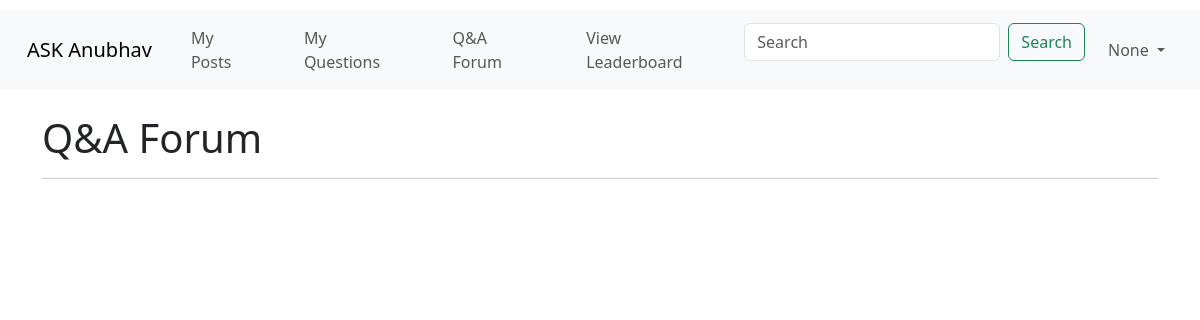
The app's page /qa_forum, older data.
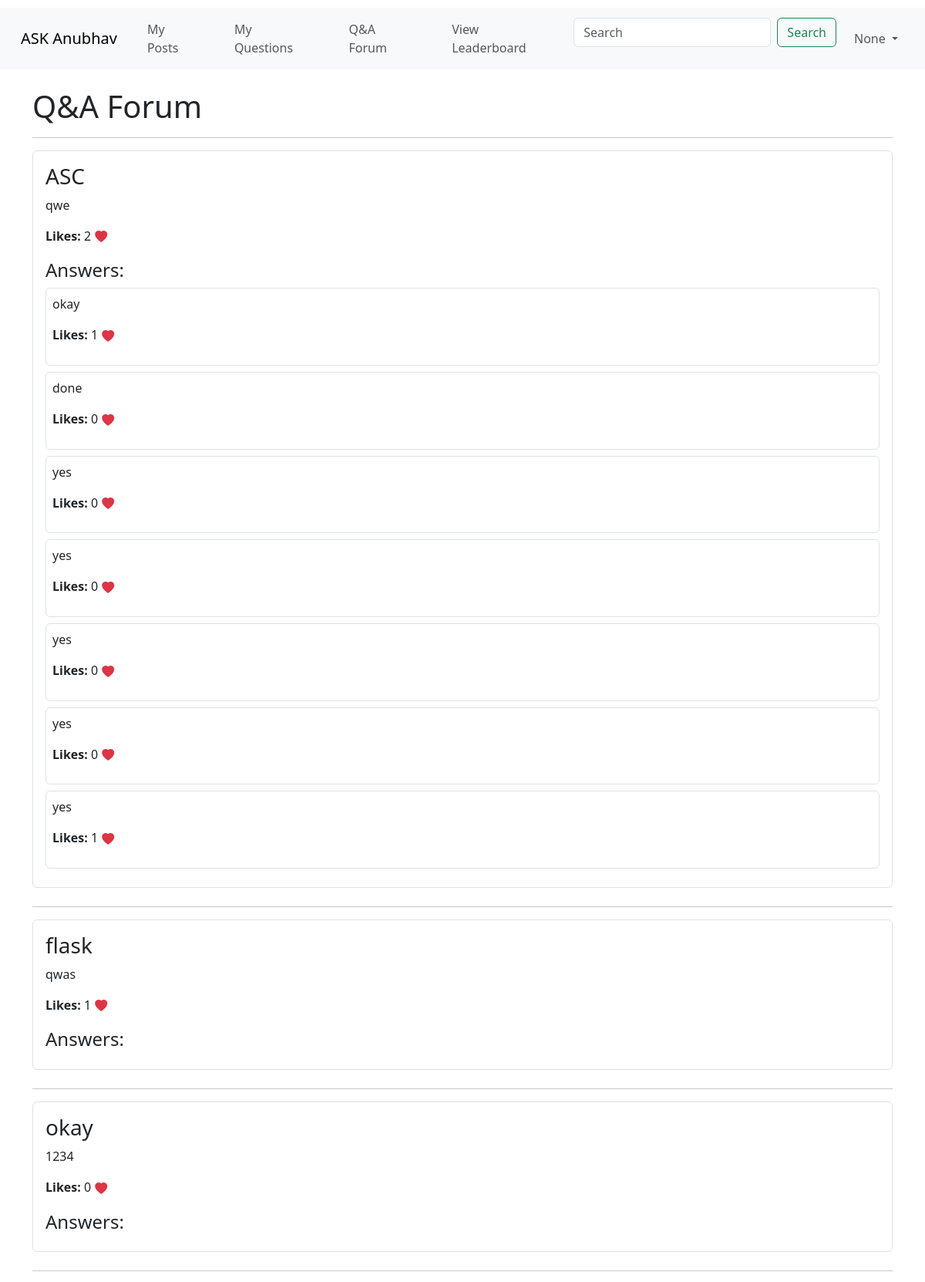
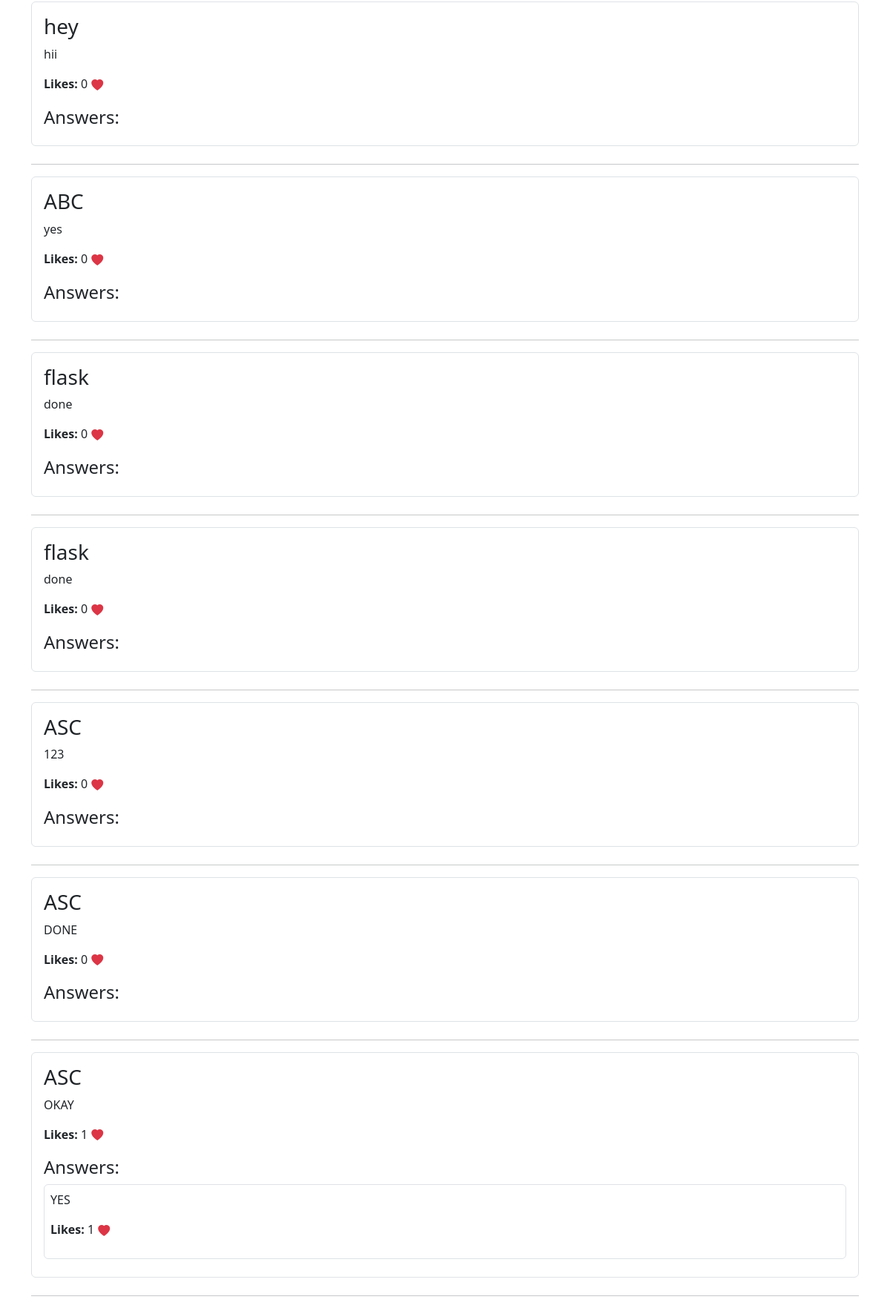
The same page, newer data (2 pictures, top to bottom).
### merged.py (models this page shows, shortened)
class Question(db.Model):
    __tablename__ = 'question'
    id = db.Column(db.Integer, primary_key=True)
    title = db.Column(db.String(200))
    body = db.Column(db.Text, nullable=False)
    student_id = db.Column(db.Integer, nullable=False)
    like_count = db.Column(db.Integer, default=0)
    post_id = db.Column(db.Integer, db.ForeignKey('post.id'), nullable=False)
    post = db.relationship('Post', backref=db.backref('questions', lazy=True))
    approval = db.relationship('QuestionApproval', uselist=False, back_populates='question')
    answers = db.relationship('Answer', backref='question', lazy=True)

class Answer(db.Model):
    __tablename__ = 'answer'
    id = db.Column(db.Integer, primary_key=True)
    body = db.Column(db.Text, nullable=False)
    student_id = db.Column(db.Integer, db.ForeignKey('user.student_id'), nullable=False)
    student = db.relationship('User', backref=db.backref('answers', lazy=True))
    like_count = db.Column(db.Integer, default=0)
    question_id = db.Column(db.Integer, db.ForeignKey('question.id'), nullable=False)
    approval = db.relationship('AnswerApproval', uselist=False, back_populates='answer')

### merged.py (the view)
@app.route('/qa_forum')
def qa_forum():
    questions = db.session.query(Question).all()
    for question in questions:
        answers = db.session.query(Answer).filter(Answer.question_id == question.id).all()
        question.answers = answers
    return render_template('ASK_Anubhav/Student/qa_forum.html', questions=questions, username=session.get('username'))

### merged.py (called while the page is built)
@app.context_processor
def inject_session():
    try:
        return dict(session=session)  # Inject session into all templates
    except Exception as e:
        print("Session not created due to: {str(e)}")
        return dict(session={})

### templates/ASK_Anubhav/Student/qa_forum.html (shortened to what this page needs)
<!DOCTYPE html>
<html lang="en">
<head>
  <link rel="stylesheet" href="{{ url_for('static', filename='style.css') }}">
  <link href="https://cdn.jsdelivr.net/npm/bootstrap@5.3.3/dist/css/bootstrap.min.css" rel="stylesheet">
  <link href="https://cdn.jsdelivr.net/npm/bootstrap-icons/font/bootstrap-icons.css" rel="stylesheet">
</head>
<body>
    <nav class="navbar navbar-expand-lg bg-body-tertiary">
        <div class="container-fluid">
          <a class="navbar-brand" href="{{ url_for('index') }}">ASK Anubhav</a>
          <div class="collapse navbar-collapse" id="navbarSupportedContent">
            <ul class="navbar-nav me-auto mb-2 mb-lg-0">
              <li class="nav-item">
                <a class="nav-link" aria-current="page" href="{{ url_for('my_posts') }}">My Posts</a>
              </li>
              <li class="nav-item">
                <a class="nav-link" href="{{ url_for('my_questions') }}">My Questions</a>
              </li>
              <li class="nav-item">
                <a class="nav-link" href="{{ url_for('qa_forum') }}">Q&A Forum</a>
              </li>
              <li class="nav-item">
                <a class="nav-link" href="{{ url_for('leaderboard') }}">View Leaderboard</a>
              </li>
            </ul>
            <form class="d-flex mb-3" method="GET" action="{{ url_for('index') }}">
              <input class="form-control me-2" type="search" name="search" placeholder="Search" value="{{ search_query }}"
                aria-label="Search">
              <button class="btn btn-outline-success" type="submit">Search</button>
            </form>
            <ul class="navbar-nav">
              <li class="nav-item dropdown">
                <a class="nav-link dropdown-toggle" href="#" id="navbarDropdown" role="button" data-bs-toggle="dropdown"
                  aria-expanded="false">
                  {{ username }}
                </a>
              </li>
            </ul>
          </div>
        </div>
      </nav>
  <div class="container mt-4">
      <h1>Q&A Forum</h1>
      <hr>
      {% for question in questions %}
      {% if not question.approval or question.approval.status != 'rejected' %}
      <div class="question-card mb-4 p-3 border rounded" id="question-{{ question.id }}">
          <h3>{{ question.title }}</h3>
          <p>{{ question.body }}</p>
          <p>
            <strong>Likes:</strong> {{ question.like_count }}
            <button class="btn btn-link p-0" onclick="likeQuestion({{ question.id }})">
              <i class="bi bi-heart-fill text-danger"></i>
            </button>
          </p>
          <h4>Answers:</h4>
          <div class="answers-container">
              {% for answer in question.answers %}
              {% if not answer.approval or answer.approval.status != 'rejected' %}
              <div class="answer border rounded p-2 mb-2" id="answer-{{ answer.id }}">
                  <p>{{ answer.body }}</p>
                  <p>
                    <strong>Likes:</strong> {{ answer.like_count }}
                    <button class="btn btn-link p-0" onclick="likeAnswer({{ answer.id }})">
                      <i class="bi bi-heart-fill text-danger"></i>
                    </button>
                  </p>
              </div>
              {% endif %}
              {% endfor %}
          </div>
      </div>
      <hr>
      {% endif %}
      {% endfor %}
  </div>
</body>
</html>

### static/ASK_Anubhav/style.css (style rules this page uses)
:root { --color-bg: #69F7BE; --color-text-main: #000000; --color-primary: #FFFF00; --wrapper-height: 87vh; --image-max-width: 300px; --image-margin: 3rem; --font-family: "HK Grotesk"; --font-family-header: "HK Grotesk"; }
* { box-sizing: border-box; }
body { font-family: HK Grotesk; background-color: var(--color-bg); }
button, input { font-family: inherit; font-size: 100%; background: #FFFFFF; border: 1px solid #000000; box-sizing: border-box; border-radius: 4px; padding: 0.5rem 1rem; transition: 500ms; }
nav { margin-top: 10px; position: relative; }
nav a { margin: 0 15px; text-decoration: none; color: #333; font-size: 1.2em; transition: color 0.3s; }

Row changes from the older to the newer data that the page shows:
added Question: title "ASC", body "qwe", like_count "2"
added Answer: body "okay", like_count "1", shown under "ASC"
added Answer: body "done", like_count "0", shown under "ASC"
added Answer: body "yes", like_count "0", shown under "ASC"
added Answer: body "yes", like_count "0", shown under "ASC"
added Answer: body "yes", like_count "0", shown under "ASC"
added Answer: body "yes", like_count "0", shown under "ASC"
added Answer: body "yes", like_count "1", shown under "ASC"
added Question: title "flask", body "qwas", like_count "1"
added Question: title "okay", body "1234", like_count "0"
added Question: title "hey", body "hii", like_count "0"
added Question: title "ABC", body "yes", like_count "0"
added Question: title "flask", body "done", like_count "0"
added Question: title "flask", body "done", like_count "0"
added Question: title "ASC", body "123", like_count "0"
added Question: title "ASC", body "DONE", like_count "0"
added Question: title "ASC", body "OKAY", like_count "1"
added Answer: body "YES", like_count "1", shown under "ASC"
